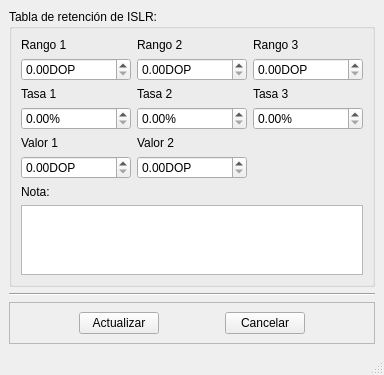
<?xml version="1.0" encoding="UTF-8"?>
<ui version="4.0">
 <class>islr</class>
 <widget class="QMainWindow" name="islr">
  <property name="windowModality">
   <enum>Qt::WindowModal</enum>
  </property>
  <property name="geometry">
   <rect>
    <x>0</x>
    <y>0</y>
    <width>348</width>
    <height>298</height>
   </rect>
  </property>
  <property name="windowTitle">
   <string>Tabla retención impuesto sobre la renta</string>
  </property>
  <widget class="QWidget" name="centralwidget">
   <layout class="QVBoxLayout" name="verticalLayout_2">
    <item>
     <widget class="QGroupBox" name="groupBox">
      <property name="toolTip">
       <string>&lt;html&gt;&lt;head/&gt;&lt;body&gt;&lt;p&gt;Tabla de impuesto sobre la renta, se debe actualizar anualmente para poder procesar correctamente las nóminas quincenales. Esta información se usa para poder hacer retenciones de ISLR a los trabajadores cuando así se amerite.&lt;/p&gt;&lt;/body&gt;&lt;/html&gt;</string>
      </property>
      <property name="title">
       <string>Tabla de retención de ISLR:</string>
      </property>
      <layout class="QVBoxLayout" name="verticalLayout">
       <item>
        <layout class="QGridLayout" name="gridLayout">
         <item row="3" column="2">
          <widget class="QDoubleSpinBox" name="tasa3">
           <property name="suffix">
            <string>%</string>
           </property>
           <property name="maximum">
            <double>99.989999999999995</double>
           </property>
          </widget>
         </item>
         <item row="3" column="1">
          <widget class="QDoubleSpinBox" name="tasa2">
           <property name="suffix">
            <string>%</string>
           </property>
           <property name="maximum">
            <double>99.989999999999995</double>
           </property>
          </widget>
         </item>
         <item row="1" column="0">
          <widget class="QDoubleSpinBox" name="rango1">
           <property name="suffix">
            <string>DOP</string>
           </property>
           <property name="maximum">
            <double>999999999999.989990234375000</double>
           </property>
          </widget>
         </item>
         <item row="0" column="2">
          <widget class="QLabel" name="label_3">
           <property name="text">
            <string>Rango 3</string>
           </property>
          </widget>
         </item>
         <item row="2" column="2">
          <widget class="QLabel" name="label_6">
           <property name="text">
            <string>Tasa 3</string>
           </property>
          </widget>
         </item>
         <item row="0" column="1">
          <widget class="QLabel" name="label_2">
           <property name="text">
            <string>Rango 2</string>
           </property>
          </widget>
         </item>
         <item row="3" column="0">
          <widget class="QDoubleSpinBox" name="tasa1">
           <property name="suffix">
            <string>%</string>
           </property>
           <property name="maximum">
            <double>99.989999999999995</double>
           </property>
          </widget>
         </item>
         <item row="2" column="0">
          <widget class="QLabel" name="label_4">
           <property name="text">
            <string>Tasa 1</string>
           </property>
          </widget>
         </item>
         <item row="2" column="1">
          <widget class="QLabel" name="label_5">
           <property name="text">
            <string>Tasa 2</string>
           </property>
          </widget>
         </item>
         <item row="1" column="1">
          <widget class="QDoubleSpinBox" name="rango2">
           <property name="suffix">
            <string>DOP</string>
           </property>
           <property name="maximum">
            <double>999999999999.989990234375000</double>
           </property>
          </widget>
         </item>
         <item row="1" column="2">
          <widget class="QDoubleSpinBox" name="rango3">
           <property name="suffix">
            <string>DOP</string>
           </property>
           <property name="maximum">
            <double>999999999999.989990234375000</double>
           </property>
          </widget>
         </item>
         <item row="0" column="0">
          <widget class="QLabel" name="label">
           <property name="text">
            <string>Rango 1</string>
           </property>
          </widget>
         </item>
         <item row="4" column="1">
          <widget class="QLabel" name="label_8">
           <property name="text">
            <string>Valor 2</string>
           </property>
          </widget>
         </item>
         <item row="4" column="0">
          <widget class="QLabel" name="label_7">
           <property name="text">
            <string>Valor 1</string>
           </property>
          </widget>
         </item>
         <item row="5" column="0">
          <widget class="QDoubleSpinBox" name="valor1">
           <property name="suffix">
            <string>DOP</string>
           </property>
           <property name="maximum">
            <double>999999999999.989990234375000</double>
           </property>
          </widget>
         </item>
         <item row="5" column="1">
          <widget class="QDoubleSpinBox" name="valor2">
           <property name="suffix">
            <string>DOP</string>
           </property>
           <property name="maximum">
            <double>999999999999.989990234375000</double>
           </property>
          </widget>
         </item>
        </layout>
       </item>
       <item>
        <widget class="QLabel" name="label_9">
         <property name="text">
          <string>Nota:</string>
         </property>
        </widget>
       </item>
       <item>
        <widget class="QTextEdit" name="nota">
         <property name="toolTip">
          <string>&lt;html&gt;&lt;head/&gt;&lt;body&gt;&lt;p&gt;Agregar información del ISLR&lt;/p&gt;&lt;/body&gt;&lt;/html&gt;</string>
         </property>
        </widget>
       </item>
      </layout>
     </widget>
    </item>
    <item>
     <widget class="Line" name="line">
      <property name="orientation">
       <enum>Qt::Horizontal</enum>
      </property>
     </widget>
    </item>
    <item>
     <widget class="QFrame" name="frame">
      <property name="frameShape">
       <enum>QFrame::StyledPanel</enum>
      </property>
      <property name="frameShadow">
       <enum>QFrame::Raised</enum>
      </property>
      <layout class="QHBoxLayout" name="horizontalLayout">
       <item>
        <spacer name="horizontalSpacer">
         <property name="orientation">
          <enum>Qt::Horizontal</enum>
         </property>
         <property name="sizeHint" stdset="0">
          <size>
           <width>63</width>
           <height>20</height>
          </size>
         </property>
        </spacer>
       </item>
       <item>
        <widget class="QPushButton" name="actualizar">
         <property name="toolTip">
          <string>&lt;html&gt;&lt;head/&gt;&lt;body&gt;&lt;p&gt;Al presionar este botón se alctualiza la información suministrada en l abase de datos.&lt;/p&gt;&lt;/body&gt;&lt;/html&gt;</string>
         </property>
         <property name="text">
          <string>Actualizar</string>
         </property>
        </widget>
       </item>
       <item>
        <spacer name="horizontalSpacer_2">
         <property name="orientation">
          <enum>Qt::Horizontal</enum>
         </property>
         <property name="sizeHint" stdset="0">
          <size>
           <width>62</width>
           <height>20</height>
          </size>
         </property>
        </spacer>
       </item>
       <item>
        <widget class="QPushButton" name="cancelar">
         <property name="toolTip">
          <string>&lt;html&gt;&lt;head/&gt;&lt;body&gt;&lt;p&gt;Cierra la ventana y se pierden las modicifaciones.&lt;/p&gt;&lt;/body&gt;&lt;/html&gt;</string>
         </property>
         <property name="text">
          <string>Cancelar</string>
         </property>
        </widget>
       </item>
       <item>
        <spacer name="horizontalSpacer_3">
         <property name="orientation">
          <enum>Qt::Horizontal</enum>
         </property>
         <property name="sizeHint" stdset="0">
          <size>
           <width>63</width>
           <height>20</height>
          </size>
         </property>
        </spacer>
       </item>
      </layout>
     </widget>
    </item>
   </layout>
  </widget>
  <widget class="QMenuBar" name="menubar">
   <property name="geometry">
    <rect>
     <x>0</x>
     <y>0</y>
     <width>348</width>
     <height>18</height>
    </rect>
   </property>
  </widget>
  <widget class="QStatusBar" name="statusbar"/>
 </widget>
 <tabstops>
  <tabstop>rango1</tabstop>
  <tabstop>rango2</tabstop>
  <tabstop>rango3</tabstop>
  <tabstop>tasa1</tabstop>
  <tabstop>tasa2</tabstop>
  <tabstop>tasa3</tabstop>
  <tabstop>valor1</tabstop>
  <tabstop>valor2</tabstop>
  <tabstop>nota</tabstop>
  <tabstop>actualizar</tabstop>
  <tabstop>cancelar</tabstop>
 </tabstops>
 <resources/>
 <connections/>
</ui>
